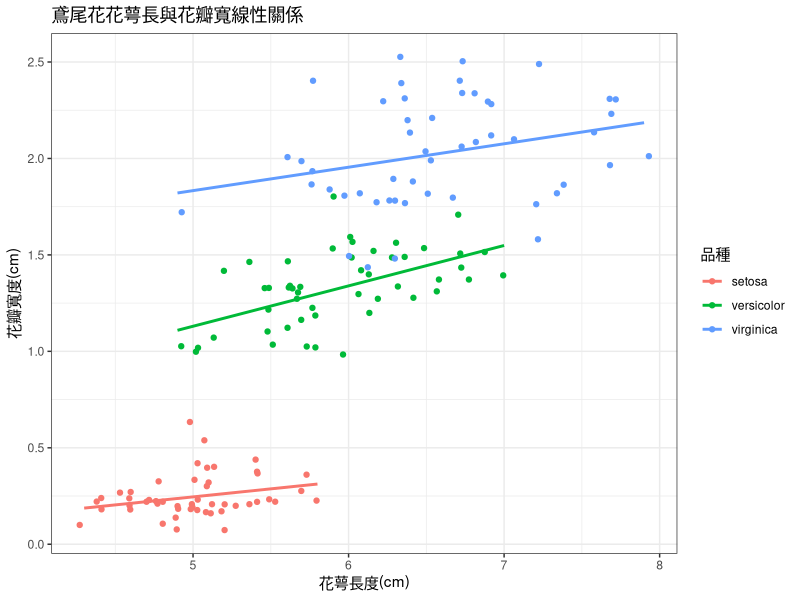

Recreate this plot in R.
## ---- chunk 1
print('Hello world!')
## ---- chunk 2
pkg <- 'ggplot2'
if ( !pkg %in% installed.packages()) install.packages(pkg) 
library(ggplot2)
ggplot(data = iris, mapping = aes(x = Sepal.Length, y = Petal.Width, color = Species))+
  geom_jitter()+
  geom_smooth(method='lm',se=F)+
  theme_bw()+
  labs(x='花萼長度(cm)',
       y='花瓣寬度(cm)',
       color = '品種',
       title = '鳶尾花花萼長與花瓣寬線性關係')
